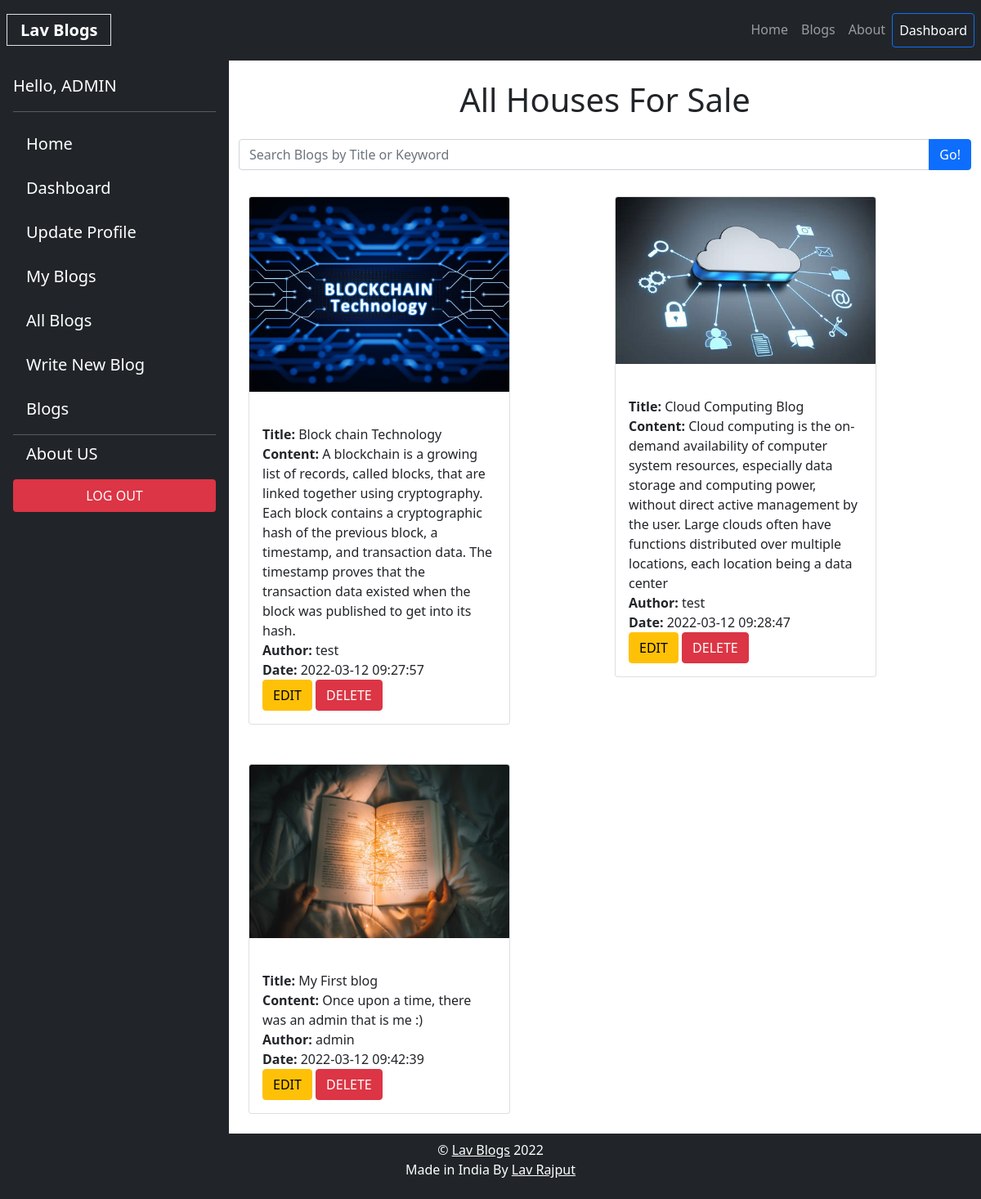
Screenshot of /allblogs.php (signed in) with the database file from the repository.
### tables this page shows
CREATE TABLE `blogs` (
  `bid` int(10) UNSIGNED NOT NULL,
  `btitle` varchar(255) NOT NULL,
  `bcontent` varchar(10000) NOT NULL,
  `bimg` varchar(255) NOT NULL,
  `uid` int(11) NOT NULL,
  `bdate` timestamp NOT NULL DEFAULT current_timestamp()
);

CREATE TABLE `users` (
  `uid` int(10) UNSIGNED NOT NULL,
  `name` varchar(255) NOT NULL,
  `email` varchar(255) NOT NULL,
  `phone` int(15) NOT NULL,
  `password` varchar(255) NOT NULL,
  `role` tinyint(1) NOT NULL DEFAULT 2
);

### includes/database.php (called while the page is built, shortened)
<?php
	$tblUsers = "users";
	$tblBlogs = "blogs";
?>

### allblogs.php (the view, shortened to what this page needs)
<?php
require_once ('includes/header.php');
require_once ('includes/database.php');
if($isLoggedIn && $role == 1){
$query_str1 = "SELECT * FROM $tblBlogs";
$result = mysqli_query($conn,$query_str1);
$blogs = mysqli_fetch_all($result, MYSQLI_ASSOC);
}else{
  header("Location: index.php");
}
?>
<div class="container-fluid d-flex p-0">
<?php include('includes/sidebar.php') ?>
	<div class="container wrapper">
	<h1 class="text-center my-4">All Houses For Sale</h1>
	<?php if(count($blogs) > 0) { ?>
		<div class="row my-2">
			<div class="col-xs-4 col-xs-offset-8">
				<form action="searchblogs.php" method="get" class="form-inline search-form" role="form">
					<div class="input-group">
						<input type="text" name="title_or_keyword" placeholder="Search Blogs by Title or Keyword" id="blogSearch" class="form-control"/>
						<button type="submit" class="btn btn-primary">Go!</button>
					</div>
				</form>
			</div>
		</div>
  <div class="blog-list">
			<div class="row mx-auto">
				<?php	foreach( $blogs as $blog): ?>
					<div class="col my-4 md-3">
							<div class="card" style="width: 20rem;">
								<img src="<?php echo $blog['bimg']?>" class="card-img-top img-thunbnail" alt="blog_image">
								<div class="card-body">
									<p class="card-text">
										<?php
										$authorId = $blog['uid'];
										$query_str2 = "SELECT * FROM $tblUsers WHERE uid = '$authorId'";
										$result = mysqli_query($conn, $query_str2);
										$author = mysqli_fetch_assoc($result);
										?> <br />
										<strong>Title:</strong> <?php echo $blog['btitle'];?> <br />
										<strong>Content:</strong> <?php echo $blog['bcontent'];?> <br />
										<strong>Author:</strong> <?php echo $author['name'];?> <br />
										<strong>Date:</strong> <?php echo $blog['bdate'];?> <br />
										<a href="editblog.php?id=<?php echo $blog['bid']; ?>" class="btn btn-warning">EDIT</a>
										<a href="deleteblog.php?id=<?php echo $blog['bid']; ?>" class="btn btn-danger">DELETE</a>
									</p>
								</div>
							</div>
					</div>
				<?php endforeach; ?>
			</div>
		</div>
		<?php }else { ?>
			<div class="container-fluid lead text-center text-danger my-4">
				<p>No blogs Available at the moment <br> Please try again later.</p>
			</div>
		<?php } ?>
	</div>
</div>
<?php include_once('includes/footer.php'); ?>

### includes/header.php (style rules this page uses)
* { margin: 0; padding: 0; box-sizing: border-box; }

### rows the page displays
blogs: bimg (picture), btitle "Block chain Technology", bcontent "A blockchain is a growing list of records, called blocks, that are linked together using cryptography. Each block contains a cryptographic hash of the previous block, a timestamp, and transaction data. The timestamp proves that the transaction data existed when the block was published to get into its hash.", uid.name "test", bdate "2022-03-12 09:27:57"
blogs: bimg (picture), btitle "Cloud Computing Blog", bcontent "Cloud computing is the on-demand availability of computer system resources, especially data storage and computing power, without direct active management by the user. Large clouds often have functions distributed over multiple locations, each location being a data center", uid.name "test", bdate "2022-03-12 09:28:47"
blogs: bimg (picture), btitle "My First blog", bcontent "Once upon a time, there was an admin that is me :)", uid.name "admin", bdate "2022-03-12 09:42:39"

### other values shown
$name "ADMIN"
